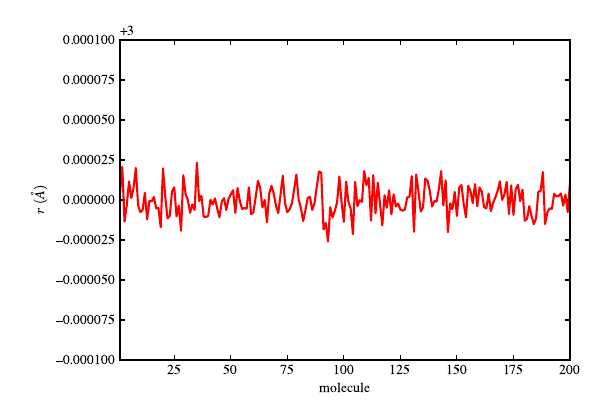

Recreate this plot in Python.
import matplotlib.pyplot as plt
import numpy as np

# Read data from file
data = np.loadtxt('fluctuations.dat')

plt.rc('font', family='Times')
plt.rc('mathtext', fontset='cm')

# Extract columns from data
m = data[:, 0]
r = data[:, 1]

# Set up figure and subplots
fig = plt.figure(figsize=(6,4))
ax = fig.add_axes([0.2,0.1,0.75,0.8])

ax.tick_params(direction='in', top=True, right=True)

# Plot
ax.plot(m, r, linestyle='-', marker='', color='red')
ax.set_xlabel('molecule', fontfamily='Times')
ax.set_ylabel('$r$ $(\\AA)$', fontfamily='Times')
#ax.set_xlim(0, 16.00)
ax.set_ylim(2.9999,3.0001)

plt.margins(0, 0)

# Show plot
plt.savefig('fluctuations.pdf')
